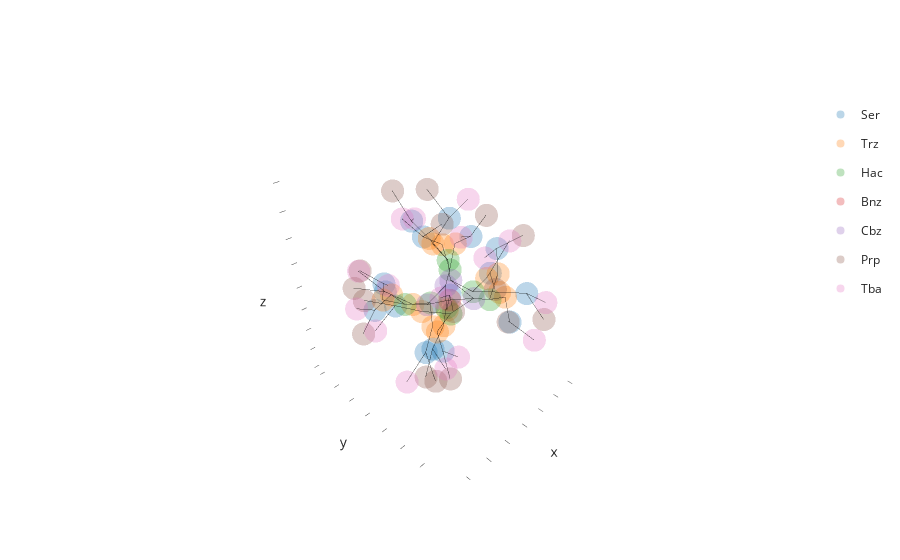

Source (notebook cell):
### Code cell
final.make_residue_graph().show()

### Figure 1 — Plotly figure (JSON) as saved in the notebook; plotly's stock layout.template omitted (floating-point values rounded to 4 significant figures)
{"data": [{"customdata": [["('H_SER', 60, ' ')", 60, -1, "A"], ["('H_SER', 75, ' ')", 75, -1, "A"], ["('H_SER', 21, ' ')", 21, -1, "A"], ["('H_SER', 56, ' ')", 56, -1, "A"], ["('H_SER', 12, ' ')", 12, -1, "A"], ["('H_SER', 17, ' ')", 17, -1, "A"], ["('H_SER', 51, ' ')", 51, -1, "A"], ["('H_SER', 46, ' ')", 46, -1, "A"], ["('H_SER', 2, ' ')", 2, -1, "A"], ["('H_SER', 7, ' ')", 7, -1, "A"], ["('H_SER', 65, ' ')", 65, -1, "A"], ["('H_SER', 31, ' ')", 31, -1, "A"], ["('H_SER', 41, ' ')", 41, -1, "A"], ["('H_SER', 36, ' ')", 36, -1, "A"], ["('H_SER', 26, ' ')", 26, -1, "A"], ["('H_SER', 70, ' ')", 70, -1, "A"]], "hovertemplate": "element_or_resname=Ser<br>x=%{x}<br>y=%{y}<br>z=%{z}<br>id=%{customdata[0]}<br>serial=%{customdata[1]}<br>parent_serial=%{customdata[2]}<br>parent_id=%{customdata[3]}<extra></extra>", "legendgroup": "Ser", "marker": {"color": "#1F77B4", "opacity": 0.3, "symbol": "circle"}, "mode": "markers", "name": "Ser", "scene": "scene", "showlegend": true, "type": "scatter3d", "x": [-57.64, -65.51, -72.25, -50.21, -47.81, -49.25, -50.71, -67.61, -56.43, -52.68, -58.72, -57.85, -68.89, -68.94, -65.58, -56.43], "y": [-4.086, 15.49, -3.298, 10.96, 0.03272, 7.898, -1.3, 11.31, -12.01, -10.61, 3.845, 0.4299, 5.965, -5.688, -9.975, 14.58], "z": [12.13, 2.842, 3.836, -3.18, 4.315, -4.854, -0.8401, -6.942, -4.131, -7.993, 15.07, -14.51, 6.245, -10.06, 3.741, 10.7]}, {"customdata": [["('H_TRZ', 62, ' ')", 62, -1, "A"], ["('H_TRZ', 77, ' ')", 77, -1, "A"], ["('H_TRZ', 43, ' ')", 43, -1, "A"], ["('H_TRZ', 23, ' ')", 23, -1, "A"], ["('H_TRZ', 72, ' ')", 72, -1, "A"], ["('H_TRZ', 48, ' ')", 48, -1, "A"], ["('H_TRZ', 33, ' ')", 33, -1, "A"], ["('H_TRZ', 53, ' ')", 53, -1, "A"], ["('H_TRZ', 58, ' ')", 58, -1, "A"], ["('H_TRZ', 9, ' ')", 9, -1, "A"], ["('H_TRZ', 14, ' ')", 14, -1, "A"], ["('H_TRZ', 19, ' ')", 19, -1, "A"], ["('H_TRZ', 38, ' ')", 38, -1, "A"], ["('H_TRZ', 4, ' ')", 4, -1, "A"], ["('H_TRZ', 67, ' ')", 67, -1, "A"], ["('H_TRZ', 28, ' ')", 28, -1, "A"]], "hovertemplate": "element_or_resname=Trz<br>x=%{x}<br>y=%{y}<br>z=%{z}<br>id=%{customdata[0]}<br>serial=%{customdata[1]}<br>parent_serial=%{customdata[2]}<br>parent_id=%{customdata[3]}<extra></extra>", "legendgroup": "Trz", "marker": {"color": "#FF7F0E", "opacity": 0.3, "symbol": "circle"}, "mode": "markers", "name": "Trz", "scene": "scene", "showlegend": true, "type": "scatter3d", "x": [-57.44, -61.08, -66.11, -67.73, -59.15, -68.1, -61.69, -52.66, -52.93, -55.52, -51.11, -53.4, -64.95, -53.29, -56.61, -65.69], "y": [0.4532, 13.13, 8.775, -3.274, 11.82, 9.389, -0.3166, 3.329, 6.861, -8.576, 2.884, 5.252, -2.576, -8.427, 2.184, -4.724], "z": [10.62, 4.147, 3.393, 3.989, 7.176, -2.416, -11.18, -0.6079, -3.194, -4.606, 1.51, -3.271, -10.24, -4.63, 10.6, 4.032]}, {"customdata": [["('H_HAC', 63, ' ')", 63, -1, "A"], ["('H_HAC', 44, ' ')", 44, -1, "A"], ["('H_HAC', 73, ' ')", 73, -1, "A"], ["('H_HAC', 5, ' ')", 5, -1, "A"], ["('H_HAC', 24, ' ')", 24, -1, "A"], ["('H_HAC', 34, ' ')", 34, -1, "A"], ["('H_HAC', 54, ' ')", 54, -1, "A"], ["('H_HAC', 15, ' ')", 15, -1, "A"]], "hovertemplate": "element_or_resname=Hac<br>x=%{x}<br>y=%{y}<br>z=%{z}<br>id=%{customdata[0]}<br>serial=%{customdata[1]}<br>parent_serial=%{customdata[2]}<br>parent_id=%{customdata[3]}<extra></extra>", "legendgroup": "Hac", "marker": {"color": "#2CA02C", "opacity": 0.3, "symbol": "circle"}, "mode": "markers", "name": "Hac", "scene": "scene", "showlegend": true, "type": "scatter3d", "x": [-59.53, -63.97, -59.6, -54.61, -64.84, -62.07, -56.95, -55.65], "y": [2.862, 9.024, 8.726, -3.458, -1.795, 0.03653, 6.137, 2.366], "z": [6.483, -1.017, 2.796, -3.742, 0.01819, -6.658, -1.954, -0.853]}, {"customdata": [["('H_BNZ', 39, ' ')", 39, -1, "A"]], "hovertemplate": "element_or_resname=Bnz<br>x=%{x}<br>y=%{y}<br>z=%{z}<br>id=%{customdata[0]}<br>serial=%{customdata[1]}<br>parent_serial=%{customdata[2]}<br>parent_id=%{customdata[3]}<extra></extra>", "legendgroup": "Bnz", "marker": {"color": "#D62728", "opacity": 0.3, "symbol": "circle"}, "mode": "markers", "name": "Bnz", "scene": "scene", "showlegend": true, "type": "scatter3d", "x": [-59.36], "y": [3.49], "z": [-1.614]}, {"customdata": [["('H_CBZ', 49, ' ')", 49, -1, "A"], ["('H_CBZ', 10, ' ')", 10, -1, "A"], ["('H_CBZ', 29, ' ')", 29, -1, "A"], ["('H_CBZ', 68, ' ')", 68, -1, "A"]], "hovertemplate": "element_or_resname=Cbz<br>x=%{x}<br>y=%{y}<br>z=%{z}<br>id=%{customdata[0]}<br>serial=%{customdata[1]}<br>parent_serial=%{customdata[2]}<br>parent_id=%{customdata[3]}<extra></extra>", "legendgroup": "Cbz", "marker": {"color": "#9467BD", "opacity": 0.3, "symbol": "circle"}, "mode": "markers", "name": "Cbz", "scene": "scene", "showlegend": true, "type": "scatter3d", "x": [-61.3, -57.63, -61.87, -59.56], "y": [7.504, -0.6147, 0.04826, 3.5], "z": [-0.1766, -3.911, -1.355, 2.646]}, {"customdata": [["('H_PRP', 55, ' ')", 55, -1, "A"], ["('H_PRP', 11, ' ')", 11, -1, "A"], ["('H_PRP', 16, ' ')", 16, -1, "A"], ["('H_PRP', 50, ' ')", 50, -1, "A"], ["('H_PRP', 45, ' ')", 45, -1, "A"], ["('H_PRP', 1, ' ')", 1, -1, "A"], ["('H_PRP', 6, ' ')", 6, -1, "A"], ["('H_PRP', 30, ' ')", 30, -1, "A"], ["('H_PRP', 64, ' ')", 64, -1, "A"], ["('H_PRP', 35, ' ')", 35, -1, "A"], ["('H_PRP', 69, ' ')", 69, -1, "A"], ["('H_PRP', 74, ' ')", 74, -1, "A"], ["('H_PRP', 40, ' ')", 40, -1, "A"], ["('H_PRP', 20, ' ')", 20, -1, "A"], ["('H_PRP', 25, ' ')", 25, -1, "A"], ["('H_PRP', 59, ' ')", 59, -1, "A"]], "hovertemplate": "element_or_resname=Prp<br>x=%{x}<br>y=%{y}<br>z=%{z}<br>id=%{customdata[0]}<br>serial=%{customdata[1]}<br>parent_serial=%{customdata[2]}<br>parent_id=%{customdata[3]}<extra></extra>", "legendgroup": "Prp", "marker": {"color": "#8C564B", "opacity": 0.3, "symbol": "circle"}, "mode": "markers", "name": "Prp", "scene": "scene", "showlegend": true, "type": "scatter3d", "x": [-49.97, -42.87, -47.54, -45.89, -71.07, -53.37, -49.43, -54.78, -56.51, -70.37, -52.9, -63.59, -70.96, -74.95, -71.18, -56.51], "y": [12.91, -1.247, 11.95, -3.498, 8.519, -15.26, -10.7, 1.575, 1.212, -5.923, 18.42, 20.53, 9.845, -1.861, -10.3, -7.315], "z": [-7.906, 6.837, -7.361, 1.7, -10.56, -1.121, -12.2, -19.28, 19.79, -15.42, 11.44, 1.237, 9.577, 8.015, 4.391, 16.97]}, {"customdata": [["('H_TBA', 18, ' ')", 18, -1, "A"], ["('H_TBA', 52, ' ')", 52, -1, "A"], ["('H_TBA', 57, ' ')", 57, -1, "A"], ["('H_TBA', 66, ' ')", 66, -1, "A"], ["('H_TBA', 42, ' ')", 42, -1, "A"], ["('H_TBA', 47, ' ')", 47, -1, "A"], ["('H_TBA', 27, ' ')", 27, -1, "A"], ["('H_TBA', 3, ' ')", 3, -1, "A"], ["('H_TBA', 8, ' ')", 8, -1, "A"], ["('H_TBA', 71, ' ')", 71, -1, "A"], ["('H_TBA', 13, ' ')", 13, -1, "A"], ["('H_TBA', 76, ' ')", 76, -1, "A"], ["('H_TBA', 32, ' ')", 32, -1, "A"], ["('H_TBA', 22, ' ')", 22, -1, "A"], ["('H_TBA', 37, ' ')", 37, -1, "A"], ["('H_TBA', 61, ' ')", 61, -1, "A"]], "hovertemplate": "element_or_resname=Tba<br>x=%{x}<br>y=%{y}<br>z=%{z}<br>id=%{customdata[0]}<br>serial=%{customdata[1]}<br>parent_serial=%{customdata[2]}<br>parent_id=%{customdata[3]}<extra></extra>", "legendgroup": "Tba", "marker": {"color": "#E377C2", "opacity": 0.3, "symbol": "circle"}, "mode": "markers", "name": "Tba", "scene": "scene", "showlegend": true, "type": "scatter3d", "x": [-44.4, -45.72, -49.34, -61.42, -70.35, -67.12, -62.48, -59.6, -51.83, -58.88, -45.11, -67.28, -59.17, -73.97, -68.46, -61.58], "y": [8.441, -0.8932, 15.14, 5.303, 2.13, 17.3, -12.47, -14.85, -15.9, 15.77, -2.889, 18.3, 2.762, -7.472, -7.954, -7.865], "z": [-7.833, -3.317, -1.07, 17.91, 1.986, -7.408, 7.901, -7.481, -10.06, 15.63, 8.221, 1.498, -19.3, 1.38, -11.77, 9.852]}, {"hoverinfo": "skip", "line": {"color": "black", "width": 1}, "mode": "lines", "opacity": 0.6, "showlegend": false, "type": "scatter3d", "x": [-57.64, -57.44], "y": [-4.086, 0.4532], "z": [12.13, 10.62]}, {"hoverinfo": "skip", "line": {"color": "black", "width": 1}, "mode": "lines", "opacity": 0.6, "showlegend": false, "type": "scatter3d", "x": [-57.64, -61.58], "y": [-4.086, -7.865], "z": [12.13, 9.852]}, {"hoverinfo": "skip", "line": {"color": "black", "width": 1}, "mode": "lines", "opacity": 0.6, "showlegend": false, "type": "scatter3d", "x": [-57.64, -56.51], "y": [-4.086, -7.315], "z": [12.13, 16.97]}, {"hoverinfo": "skip", "line": {"color": "black", "width": 1}, "mode": "lines", "opacity": 0.6, "showlegend": false, "type": "scatter3d", "x": [-57.44, -59.53], "y": [0.4532, 2.862], "z": [10.62, 6.483]}, {"hoverinfo": "skip", "line": {"color": "black", "width": 1}, "mode": "lines", "opacity": 0.6, "showlegend": false, "type": "scatter3d", "x": [-59.53, -59.56], "y": [2.862, 3.5], "z": [6.483, 2.646]}, {"hoverinfo": "skip", "line": {"color": "black", "width": 1}, "mode": "lines", "opacity": 0.6, "showlegend": false, "type": "scatter3d", "x": [-59.53, -56.61], "y": [2.862, 2.184], "z": [6.483, 10.6]}, {"hoverinfo": "skip", "line": {"color": "black", "width": 1}, "mode": "lines", "opacity": 0.6, "showlegend": false, "type": "scatter3d", "x": [-65.51, -61.08], "y": [15.49, 13.13], "z": [2.842, 4.147]}, {"hoverinfo": "skip", "line": {"color": "black", "width": 1}, "mode": "lines", "opacity": 0.6, "showlegend": false, "type": "scatter3d", "x": [-65.51, -67.28], "y": [15.49, 18.3], "z": [2.842, 1.498]}, {"hoverinfo": "skip", "line": {"color": "black", "width": 1}, "mode": "lines", "opacity": 0.6, "showlegend": false, "type": "scatter3d", "x": [-65.51, -63.59], "y": [15.49, 20.53], "z": [2.842, 1.237]}, {"hoverinfo": "skip", "line": {"color": "black", "width": 1}, "mode": "lines", "opacity": 0.6, "showlegend": false, "type": "scatter3d", "x": [-61.08, -59.6], "y": [13.13, 8.726], "z": [4.147, 2.796]}, {"hoverinfo": "skip", "line": {"color": "black", "width": 1}, "mode": "lines", "opacity": 0.6, "showlegend": false, "type": "scatter3d", "x": [-59.36, -61.3], "y": [3.49, 7.504], "z": [-1.614, -0.1766]}, {"hoverinfo": "skip", "line": {"color": "black", "width": 1}, "mode": "lines", "opacity": 0.6, "showlegend": false, "type": "scatter3d", "x": [-59.36, -57.63], "y": [3.49, -0.6147], "z": [-1.614, -3.911]}, {"hoverinfo": "skip", "line": {"color": "black", "width": 1}, "mode": "lines", "opacity": 0.6, "showlegend": false, "type": "scatter3d", "x": [-61.3, -56.95], "y": [7.504, 6.137], "z": [-0.1766, -1.954]}, {"hoverinfo": "skip", "line": {"color": "black", "width": 1}, "mode": "lines", "opacity": 0.6, "showlegend": false, "type": "scatter3d", "x": [-61.3, -63.97], "y": [7.504, 9.024], "z": [-0.1766, -1.017]}, {"hoverinfo": "skip", "line": {"color": "black", "width": 1}, "mode": "lines", "opacity": 0.6, "showlegend": false, "type": "scatter3d", "x": [-61.3, -59.56], "y": [7.504, 3.5], "z": [-0.1766, 2.646]}, {"hoverinfo": "skip", "line": {"color": "black", "width": 1}, "mode": "lines", "opacity": 0.6, "showlegend": false, "type": "scatter3d", "x": [-57.63, -61.87], "y": [-0.6147, 0.04826], "z": [-3.911, -1.355]}, {"hoverinfo": "skip", "line": {"color": "black", "width": 1}, "mode": "lines", "opacity": 0.6, "showlegend": false, "type": "scatter3d", "x": [-57.63, -54.61], "y": [-0.6147, -3.458], "z": [-3.911, -3.742]}, {"hoverinfo": "skip", "line": {"color": "black", "width": 1}, "mode": "lines", "opacity": 0.6, "showlegend": false, "type": "scatter3d", "x": [-57.63, -55.65], "y": [-0.6147, 2.366], "z": [-3.911, -0.853]}, {"hoverinfo": "skip", "line": {"color": "black", "width": 1}, "mode": "lines", "opacity": 0.6, "showlegend": false, "type": "scatter3d", "x": [-61.87, -64.84], "y": [0.04826, -1.795], "z": [-1.355, 0.01819]}, {"hoverinfo": "skip", "line": {"color": "black", "width": 1}, "mode": "lines", "opacity": 0.6, "showlegend": false, "type": "scatter3d", "x": [-61.87, -62.07], "y": [0.04826, 0.03653], "z": [-1.355, -6.658]}, {"hoverinfo": "skip", "line": {"color": "black", "width": 1}, "mode": "lines", "opacity": 0.6, "showlegend": false, "type": "scatter3d", "x": [-66.11, -63.97], "y": [8.775, 9.024], "z": [3.393, -1.017]}, {"hoverinfo": "skip", "line": {"color": "black", "width": 1}, "mode": "lines", "opacity": 0.6, "showlegend": false, "type": "scatter3d", "x": [-66.11, -68.89], "y": [8.775, 5.965], "z": [3.393, 6.245]}, {"hoverinfo": "skip", "line": {"color": "black", "width": 1}, "mode": "lines", "opacity": 0.6, "showlegend": false, "type": "scatter3d", "x": [-63.97, -68.1], "y": [9.024, 9.389], "z": [-1.017, -2.416]}, {"hoverinfo": "skip", "line": {"color": "black", "width": 1}, "mode": "lines", "opacity": 0.6, "showlegend": false, "type": "scatter3d", "x": [-72.25, -67.73], "y": [-3.298, -3.274], "z": [3.836, 3.989]}, {"hoverinfo": "skip", "line": {"color": "black", "width": 1}, "mode": "lines", "opacity": 0.6, "showlegend": false, "type": "scatter3d", "x": [-72.25, -73.97], "y": [-3.298, -7.472], "z": [3.836, 1.38]}, {"hoverinfo": "skip", "line": {"color": "black", "width": 1}, "mode": "lines", "opacity": 0.6, "showlegend": false, "type": "scatter3d", "x": [-72.25, -74.95], "y": [-3.298, -1.861], "z": [3.836, 8.015]}, {"hoverinfo": "skip", "line": {"color": "black", "width": 1}, "mode": "lines", "opacity": 0.6, "showlegend": false, "type": "scatter3d", "x": [-67.73, -64.84], "y": [-3.274, -1.795], "z": [3.989, 0.01819]}, {"hoverinfo": "skip", "line": {"color": "black", "width": 1}, "mode": "lines", "opacity": 0.6, "showlegend": false, "type": "scatter3d", "x": [-49.97, -50.21], "y": [12.91, 10.96], "z": [-7.906, -3.18]}, {"hoverinfo": "skip", "line": {"color": "black", "width": 1}, "mode": "lines", "opacity": 0.6, "showlegend": false, "type": "scatter3d", "x": [-50.21, -49.34], "y": [10.96, 15.14], "z": [-3.18, -1.07]}, {"hoverinfo": "skip", "line": {"color": "black", "width": 1}, "mode": "lines", "opacity": 0.6, "showlegend": false, "type": "scatter3d", "x": [-50.21, -52.93], "y": [10.96, 6.861], "z": [-3.18, -3.194]}, {"hoverinfo": "skip", "line": {"color": "black", "width": 1}, "mode": "lines", "opacity": 0.6, "showlegend": false, "type": "scatter3d", "x": [-42.87, -47.81], "y": [-1.247, 0.03272], "z": [6.837, 4.315]}, {"hoverinfo": "skip", "line": {"color": "black", "width": 1}, "mode": "lines", "opacity": 0.6, "showlegend": false, "type": "scatter3d", "x": [-47.81, -51.11], "y": [0.03272, 2.884], "z": [4.315, 1.51]}, {"hoverinfo": "skip", "line": {"color": "black", "width": 1}, "mode": "lines", "opacity": 0.6, "showlegend": false, "type": "scatter3d", "x": [-47.81, -45.11], "y": [0.03272, -2.889], "z": [4.315, 8.221]}, {"hoverinfo": "skip", "line": {"color": "black", "width": 1}, "mode": "lines", "opacity": 0.6, "showlegend": false, "type": "scatter3d", "x": [-49.25, -44.4], "y": [7.898, 8.441], "z": [-4.854, -7.833]}, {"hoverinfo": "skip", "line": {"color": "black", "width": 1}, "mode": "lines", "opacity": 0.6, "showlegend": false, "type": "scatter3d", "x": [-49.25, -47.54], "y": [7.898, 11.95], "z": [-4.854, -7.361]}, {"hoverinfo": "skip", "line": {"color": "black", "width": 1}, "mode": "lines", "opacity": 0.6, "showlegend": false, "type": "scatter3d", "x": [-49.25, -53.4], "y": [7.898, 5.252], "z": [-4.854, -3.271]}, {"hoverinfo": "skip", "line": {"color": "black", "width": 1}, "mode": "lines", "opacity": 0.6, "showlegend": false, "type": "scatter3d", "x": [-59.56, -59.6], "y": [3.5, 8.726], "z": [2.646, 2.796]}, {"hoverinfo": "skip", "line": {"color": "black", "width": 1}, "mode": "lines", "opacity": 0.6, "showlegend": false, "type": "scatter3d", "x": [-59.15, -59.6], "y": [11.82, 8.726], "z": [7.176, 2.796]}, {"hoverinfo": "skip", "line": {"color": "black", "width": 1}, "mode": "lines", "opacity": 0.6, "showlegend": false, "type": "scatter3d", "x": [-59.15, -56.43], "y": [11.82, 14.58], "z": [7.176, 10.7]}, {"hoverinfo": "skip", "line": {"color": "black", "width": 1}, "mode": "lines", "opacity": 0.6, "showlegend": false, "type": "scatter3d", "x": [-54.61, -55.52], "y": [-3.458, -8.576], "z": [-3.742, -4.606]}, {"hoverinfo": "skip", "line": {"color": "black", "width": 1}, "mode": "lines", "opacity": 0.6, "showlegend": false, "type": "scatter3d", "x": [-54.61, -53.29], "y": [-3.458, -8.427], "z": [-3.742, -4.63]}, {"hoverinfo": "skip", "line": {"color": "black", "width": 1}, "mode": "lines", "opacity": 0.6, "showlegend": false, "type": "scatter3d", "x": [-68.1, -67.61], "y": [9.389, 11.31], "z": [-2.416, -6.942]}, {"hoverinfo": "skip", "line": {"color": "black", "width": 1}, "mode": "lines", "opacity": 0.6, "showlegend": false, "type": "scatter3d", "x": [-45.89, -50.71], "y": [-3.498, -1.3], "z": [1.7, -0.8401]}, {"hoverinfo": "skip", "line": {"color": "black", "width": 1}, "mode": "lines", "opacity": 0.6, "showlegend": false, "type": "scatter3d", "x": [-50.71, -45.72], "y": [-1.3, -0.8932], "z": [-0.8401, -3.317]}, {"hoverinfo": "skip", "line": {"color": "black", "width": 1}, "mode": "lines", "opacity": 0.6, "showlegend": false, "type": "scatter3d", "x": [-50.71, -52.66], "y": [-1.3, 3.329], "z": [-0.8401, -0.6079]}, {"hoverinfo": "skip", "line": {"color": "black", "width": 1}, "mode": "lines", "opacity": 0.6, "showlegend": false, "type": "scatter3d", "x": [-71.07, -67.61], "y": [8.519, 11.31], "z": [-10.56, -6.942]}, {"hoverinfo": "skip", "line": {"color": "black", "width": 1}, "mode": "lines", "opacity": 0.6, "showlegend": false, "type": "scatter3d", "x": [-67.61, -67.12], "y": [11.31, 17.3], "z": [-6.942, -7.408]}, {"hoverinfo": "skip", "line": {"color": "black", "width": 1}, "mode": "lines", "opacity": 0.6, "showlegend": false, "type": "scatter3d", "x": [-64.84, -65.69], "y": [-1.795, -4.724], "z": [0.01819, 4.032]}, {"hoverinfo": "skip", "line": {"color": "black", "width": 1}, "mode": "lines", "opacity": 0.6, "showlegend": false, "type": "scatter3d", "x": [-61.69, -62.07], "y": [-0.3166, 0.03653], "z": [-11.18, -6.658]}, {"hoverinfo": "skip", "line": {"color": "black", "width": 1}, "mode": "lines", "opacity": 0.6, "showlegend": false, "type": "scatter3d", "x": [-61.69, -57.85], "y": [-0.3166, 0.4299], "z": [-11.18, -14.51]}, {"hoverinfo": "skip", "line": {"color": "black", "width": 1}, "mode": "lines", "opacity": 0.6, "showlegend": false, "type": "scatter3d", "x": [-62.07, -64.95], "y": [0.03653, -2.576], "z": [-6.658, -10.24]}, {"hoverinfo": "skip", "line": {"color": "black", "width": 1}, "mode": "lines", "opacity": 0.6, "showlegend": false, "type": "scatter3d", "x": [-52.66, -56.95], "y": [3.329, 6.137], "z": [-0.6079, -1.954]}, {"hoverinfo": "skip", "line": {"color": "black", "width": 1}, "mode": "lines", "opacity": 0.6, "showlegend": false, "type": "scatter3d", "x": [-56.95, -52.93], "y": [6.137, 6.861], "z": [-1.954, -3.194]}, {"hoverinfo": "skip", "line": {"color": "black", "width": 1}, "mode": "lines", "opacity": 0.6, "showlegend": false, "type": "scatter3d", "x": [-53.37, -56.43], "y": [-15.26, -12.01], "z": [-1.121, -4.131]}, {"hoverinfo": "skip", "line": {"color": "black", "width": 1}, "mode": "lines", "opacity": 0.6, "showlegend": false, "type": "scatter3d", "x": [-56.43, -59.6], "y": [-12.01, -14.85], "z": [-4.131, -7.481]}, {"hoverinfo": "skip", "line": {"color": "black", "width": 1}, "mode": "lines", "opacity": 0.6, "showlegend": false, "type": "scatter3d", "x": [-56.43, -53.29], "y": [-12.01, -8.427], "z": [-4.131, -4.63]}, {"hoverinfo": "skip", "line": {"color": "black", "width": 1}, "mode": "lines", "opacity": 0.6, "showlegend": false, "type": "scatter3d", "x": [-55.52, -52.68], "y": [-8.576, -10.61], "z": [-4.606, -7.993]}, {"hoverinfo": "skip", "line": {"color": "black", "width": 1}, "mode": "lines", "opacity": 0.6, "showlegend": false, "type": "scatter3d", "x": [-49.43, -52.68], "y": [-10.7, -10.61], "z": [-12.2, -7.993]}, {"hoverinfo": "skip", "line": {"color": "black", "width": 1}, "mode": "lines", "opacity": 0.6, "showlegend": false, "type": "scatter3d", "x": [-52.68, -51.83], "y": [-10.61, -15.9], "z": [-7.993, -10.06]}, {"hoverinfo": "skip", "line": {"color": "black", "width": 1}, "mode": "lines", "opacity": 0.6, "showlegend": false, "type": "scatter3d", "x": [-51.11, -55.65], "y": [2.884, 2.366], "z": [1.51, -0.853]}, {"hoverinfo": "skip", "line": {"color": "black", "width": 1}, "mode": "lines", "opacity": 0.6, "showlegend": false, "type": "scatter3d", "x": [-55.65, -53.4], "y": [2.366, 5.252], "z": [-0.853, -3.271]}, {"hoverinfo": "skip", "line": {"color": "black", "width": 1}, "mode": "lines", "opacity": 0.6, "showlegend": false, "type": "scatter3d", "x": [-58.72, -61.42], "y": [3.845, 5.303], "z": [15.07, 17.91]}, {"hoverinfo": "skip", "line": {"color": "black", "width": 1}, "mode": "lines", "opacity": 0.6, "showlegend": false, "type": "scatter3d", "x": [-58.72, -56.51], "y": [3.845, 1.212], "z": [15.07, 19.79]}, {"hoverinfo": "skip", "line": {"color": "black", "width": 1}, "mode": "lines", "opacity": 0.6, "showlegend": false, "type": "scatter3d", "x": [-58.72, -56.61], "y": [3.845, 2.184], "z": [15.07, 10.6]}, {"hoverinfo": "skip", "line": {"color": "black", "width": 1}, "mode": "lines", "opacity": 0.6, "showlegend": false, "type": "scatter3d", "x": [-54.78, -57.85], "y": [1.575, 0.4299], "z": [-19.28, -14.51]}, {"hoverinfo": "skip", "line": {"color": "black", "width": 1}, "mode": "lines", "opacity": 0.6, "showlegend": false, "type": "scatter3d", "x": [-57.85, -59.17], "y": [0.4299, 2.762], "z": [-14.51, -19.3]}, {"hoverinfo": "skip", "line": {"color": "black", "width": 1}, "mode": "lines", "opacity": 0.6, "showlegend": false, "type": "scatter3d", "x": [-68.89, -70.35], "y": [5.965, 2.13], "z": [6.245, 1.986]}, {"hoverinfo": "skip", "line": {"color": "black", "width": 1}, "mode": "lines", "opacity": 0.6, "showlegend": false, "type": "scatter3d", "x": [-68.89, -70.96], "y": [5.965, 9.845], "z": [6.245, 9.577]}, {"hoverinfo": "skip", "line": {"color": "black", "width": 1}, "mode": "lines", "opacity": 0.6, "showlegend": false, "type": "scatter3d", "x": [-64.95, -68.94], "y": [-2.576, -5.688], "z": [-10.24, -10.06]}, {"hoverinfo": "skip", "line": {"color": "black", "width": 1}, "mode": "lines", "opacity": 0.6, "showlegend": false, "type": "scatter3d", "x": [-70.37, -68.94], "y": [-5.923, -5.688], "z": [-15.42, -10.06]}, {"hoverinfo": "skip", "line": {"color": "black", "width": 1}, "mode": "lines", "opacity": 0.6, "showlegend": false, "type": "scatter3d", "x": [-68.94, -68.46], "y": [-5.688, -7.954], "z": [-10.06, -11.77]}, {"hoverinfo": "skip", "line": {"color": "black", "width": 1}, "mode": "lines", "opacity": 0.6, "showlegend": false, "type": "scatter3d", "x": [-65.58, -62.48], "y": [-9.975, -12.47], "z": [3.741, 7.901]}, {"hoverinfo": "skip", "line": {"color": "black", "width": 1}, "mode": "lines", "opacity": 0.6, "showlegend": false, "type": "scatter3d", "x": [-65.58, -71.18], "y": [-9.975, -10.3], "z": [3.741, 4.391]}, {"hoverinfo": "skip", "line": {"color": "black", "width": 1}, "mode": "lines", "opacity": 0.6, "showlegend": false, "type": "scatter3d", "x": [-65.58, -65.69], "y": [-9.975, -4.724], "z": [3.741, 4.032]}, {"hoverinfo": "skip", "line": {"color": "black", "width": 1}, "mode": "lines", "opacity": 0.6, "showlegend": false, "type": "scatter3d", "x": [-56.43, -58.88], "y": [14.58, 15.77], "z": [10.7, 15.63]}, {"hoverinfo": "skip", "line": {"color": "black", "width": 1}, "mode": "lines", "opacity": 0.6, "showlegend": false, "type": "scatter3d", "x": [-56.43, -52.9], "y": [14.58, 18.42], "z": [10.7, 11.44]}], "layout": {"scene": {"xaxis": {"showgrid": false, "showline": false, "showticklabels": false}, "yaxis": {"showgrid": false, "showline": false, "showticklabels": false}, "zaxis": {"showgrid": false, "showline": false, "showticklabels": false}}}}
